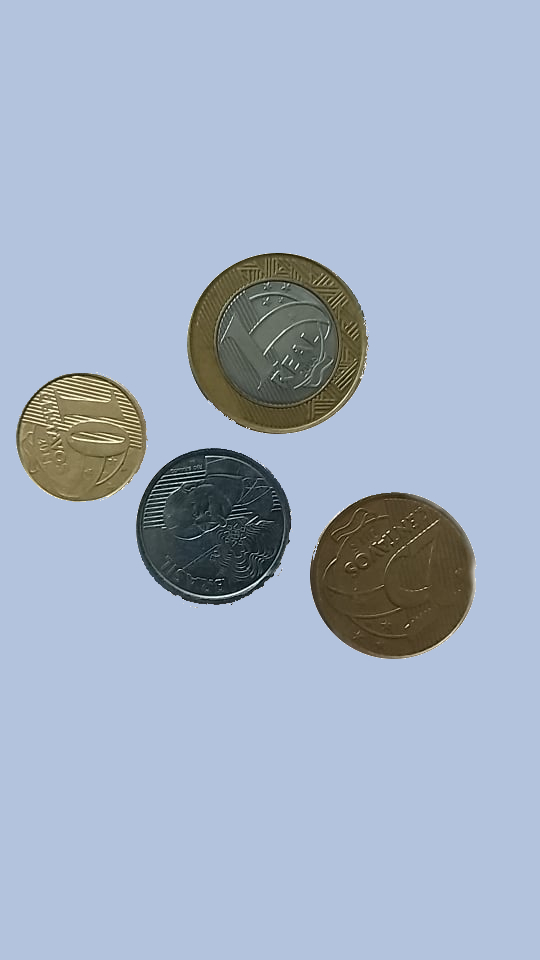
#> input picture Imagens/1_85.jpg, 540 x 960 px, found by its file name
$ python main.py
#> lines starting #> are read from the running program, lines starting #| are printed output that depends on the picture
#> further down, img_bgr is the input picture: shape (960, 540, 3); mean B, G, R 197.4, 178.3, 165.2
import os
from http import server
import json
import cv2
import numpy as np
import sys
import tkinter
import PIL.Image, PIL.ImageTk

class Point():
	def __init__(self, x, y):
		self.x = x
		self.y = Point.ch - y

	# [4 lines left out: function set_canvas_size, not called in this run]

class Line():
	# [5 lines left out: function __init__, not called in this run]

	def y(self, x):
		return round(self.m * (x - self.x0) + self.y0)

class JSONRequset(server.BaseHTTPRequestHandler):
	# [62 lines left out: functions _set_response, do_GET, do_POST, run, not called in this run]

def resizePercent(img, scale_percent):
#> called with scale_percent = 60
    width = int(img.shape[1] * scale_percent / 100)
#> width = 324
    height = int(img.shape[0] * scale_percent / 100)
#> height = 576
    return cv2.resize(img, (width, height), interpolation = cv2.INTER_AREA)

def averageFilter(img, mask_shape=(3, 3)):
#> called with mask_shape = (5, 5)
    def index(axis, offset, limit):
        nv = axis + offset
        if nv < 0:
            return 0
        elif nv >= limit:
            return limit - 1
        else:
            return nv

    mask_w, mask_h = mask_shape
    mask_rw = mask_w // 2
    mask_rh = mask_h // 2
    mask = [[1 / (mask_w * mask_h)] * mask_w] * mask_h

    avg_img = np.zeros(img.shape)

    for i in range(img.shape[0]):
        for j in range(img.shape[1]):
            for x in range(-mask_rh, mask_rh + 1):
                for y in range(-mask_rw, mask_rw + 1):
                    ix = index(i, x, img.shape[0])
                    jy = index(j, y, img.shape[1])

                    avg_img[i][j] += (mask[x + mask_rh][y + mask_rw] * img[ix][jy])
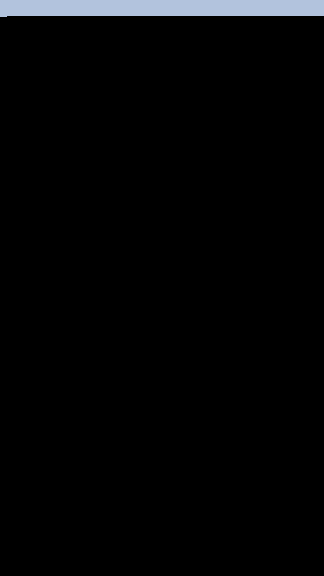
#> avg_img: shape (576, 324, 3) float64; mean B, G, R 6.1, 5.4, 5

    avg_img = np.array(avg_img, dtype=np.uint8)

    return avg_img

# [24 lines left out: functions getHis, update_img, not called in this run]

cmp_map = {
	"canvas-h": 0,
	"canvas-s": 1,
	"canvas-v": 2
}

try:
	image_name = sys.argv[1]
except IndexError:
	image_name = "/media/paulo/Arquivos/Paulo/Workspace/python/ufsj-pdi-tp/Imagens/1_85.jpg"
img_bgr = cv2.imread(image_name)
img_bgr = resizePercent(img_bgr, 60)
#> (the run stopped early here; a loop or call above may not have finished)
